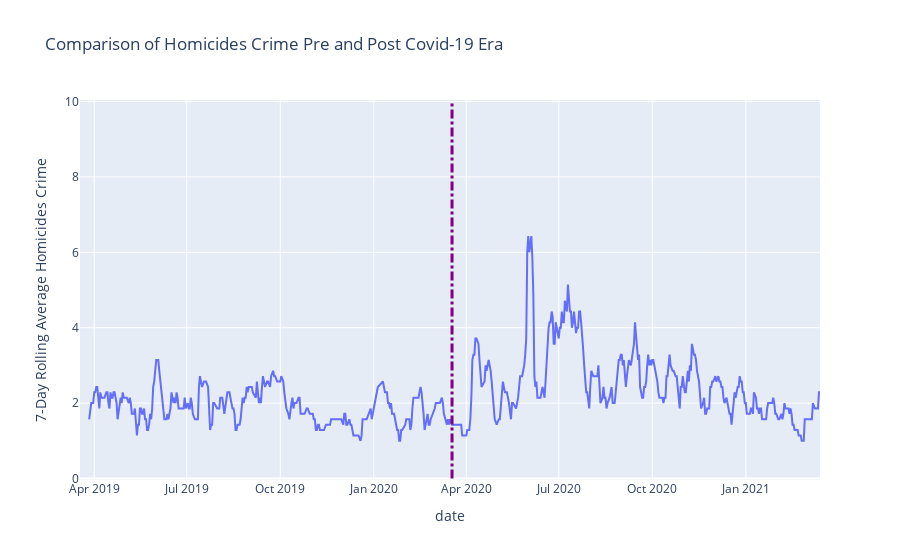

The notebook cell this image was saved under:
### Code cell
fig = px.line(homicides_sum, x= homicides_sum.index, y= 'rolling_homicides',
             labels={
                     "rolling_homicides": "7-Day Rolling Average Homicides Crime",
                    },
             title="Comparison of Homicides Crime Pre and Post Covid-19 Era")
fig = fig.add_shape(type="line",x0= covid_start, y0=0, x1=covid_start, y1=10,line=dict(color="purple",width=3, dash = 'dashdot'))
fig.show()
fig.write_image('/Users/allenhardiman/Box/PHD Courses/ACE_592/Figures/Preposthomicides.png')

### Figure 1 — Plotly figure (JSON) as saved in the notebook; plotly's stock layout.template omitted (floating-point values rounded to 4 significant figures; data arrays with more than 128 entries replaced by an {"elided": "..."} marker saying what was removed)
{"data": [{"hovertemplate": "date=%{x}<br>7-Day Rolling Average Homicides Crime=%{y}<extra></extra>", "legendgroup": "", "line": {"color": "#636efa", "dash": "solid"}, "mode": "lines", "name": "", "orientation": "v", "showlegend": false, "type": "scatter", "x": {"elided": "591 str values"}, "xaxis": "x", "y": {"elided": "591 float values"}, "yaxis": "y"}], "layout": {"legend": {"tracegroupgap": 0}, "shapes": [{"line": {"color": "purple", "dash": "dashdot", "width": 3}, "type": "line", "x0": "2020-03-18", "x1": "2020-03-18", "y0": 0, "y1": 10}], "title": {"text": "Comparison of Homicides Crime Pre and Post Covid-19 Era"}, "xaxis": {"anchor": "y", "domain": [0, 1], "title": {"text": "date"}}, "yaxis": {"anchor": "x", "domain": [0, 1], "title": {"text": "7-Day Rolling Average Homicides Crime"}}}}
